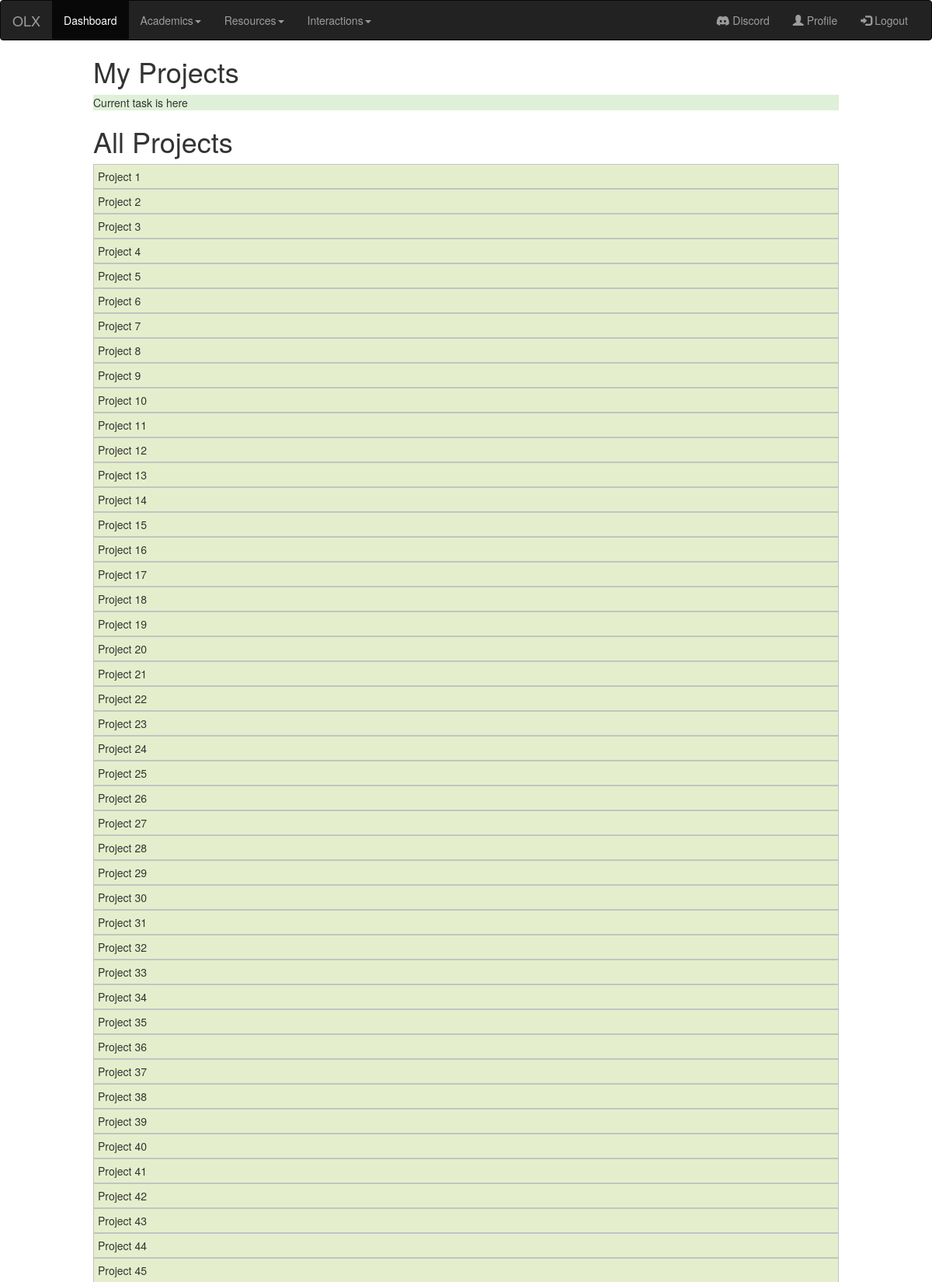
Page /projects/ (signed in, upper part) on the committed database.
### app/models.py (models this page shows)
class Project(models.Model):
    project_id = models.IntegerField()
    project_name = models.CharField(max_length=100)
    cohort = models.ForeignKey(Cohort, default=None, on_delete=models.PROTECT)
    def __str__(self) -> str:
        return f"{self.project_name}"

### app/views.py (the view)
# urls.py: path('projects/', views.projects, name='projects'),
@login_required
def projects(request):
    project = Tasks.objects.all()
    context = {
        'projects' : project,
    }
    return render(request, "projects.html", context=context)

### app/templates/projects.html (shortened to what this page needs)
{% extends 'sidepane.html' %}
{% block content %}
<div class="stu">
  <h1> My Projects</h1>
  <div class="card">
    <div class="bg-success">Current task is here</div>
  </div>
  <h1> All Projects</h1>
  {% regroup projects by project as user_projects %}
  {% for project in user_projects %}
  <div class="card">
    <div id="flip" class="card-header" onclick="toggle(this)">
      {{project.grouper}}
    </div>
  </div>
  {% endfor %}
</div>
{% endblock %}

### app/templates/projects.html (style rules this page uses)
#panel, #flip { padding: 5px; background-color: #e5eecc; border: solid 1px #c3c3c3; cursor: pointer; }
.stu { padding-left: 10%; padding-right: 10%; }

### rows in the picture
Project: grouper "Project 1"
Project: grouper "Project 2"
Project: grouper "Project 3"
Project: grouper "Project 4"
Project: grouper "Project 5"
Project: grouper "Project 6"
Project: grouper "Project 7"
Project: grouper "Project 8"
Project: grouper "Project 9"
Project: grouper "Project 10"
Project: grouper "Project 11"
Project: grouper "Project 12"
Project: grouper "Project 13"
Project: grouper "Project 14"
Project: grouper "Project 15"
Project: grouper "Project 16"
Project: grouper "Project 17"
Project: grouper "Project 18"
Project: grouper "Project 19"
Project: grouper "Project 20"
Project: grouper "Project 21"
Project: grouper "Project 22"
Project: grouper "Project 23"
Project: grouper "Project 24"
Project: grouper "Project 25"
Project: grouper "Project 26"
Project: grouper "Project 27"
Project: grouper "Project 28"
Project: grouper "Project 29"
Project: grouper "Project 30"
Project: grouper "Project 31"
Project: grouper "Project 32"
Project: grouper "Project 33"
Project: grouper "Project 34"
Project: grouper "Project 35"
Project: grouper "Project 36"
Project: grouper "Project 37"
Project: grouper "Project 38"
Project: grouper "Project 39"
Project: grouper "Project 40"
Project: grouper "Project 41"
Project: grouper "Project 42"
Project: grouper "Project 43"
Project: grouper "Project 44"
Project: grouper "Project 45"
